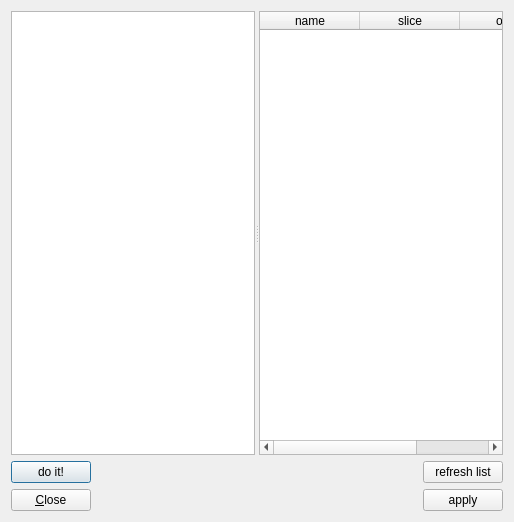
<?xml version="1.0" encoding="UTF-8"?>
<ui version="4.0">
 <class>linkTrack</class>
 <widget class="QDialog" name="linkTrack">
  <property name="geometry">
   <rect>
    <x>0</x>
    <y>0</y>
    <width>514</width>
    <height>522</height>
   </rect>
  </property>
  <property name="windowTitle">
   <string>link_track</string>
  </property>
  <layout class="QVBoxLayout" name="verticalLayout">
   <item>
    <widget class="QSplitter" name="splitter">
     <property name="orientation">
      <enum>Qt::Horizontal</enum>
     </property>
     <widget class="PlotWidget" name="graphicsView"/>
     <widget class="QTableWidget" name="tableWidget">
      <column>
       <property name="text">
        <string>name</string>
       </property>
      </column>
      <column>
       <property name="text">
        <string>slice</string>
       </property>
      </column>
      <column>
       <property name="text">
        <string>order</string>
       </property>
      </column>
     </widget>
    </widget>
   </item>
   <item>
    <layout class="QHBoxLayout" name="horizontalLayout">
     <item>
      <widget class="QPushButton" name="doit_pushButton">
       <property name="text">
        <string>do it!</string>
       </property>
      </widget>
     </item>
     <item>
      <spacer name="horizontalSpacer">
       <property name="orientation">
        <enum>Qt::Horizontal</enum>
       </property>
       <property name="sizeHint" stdset="0">
        <size>
         <width>40</width>
         <height>20</height>
        </size>
       </property>
      </spacer>
     </item>
     <item>
      <widget class="QPushButton" name="refresh_pushButton">
       <property name="text">
        <string>refresh list</string>
       </property>
      </widget>
     </item>
    </layout>
   </item>
   <item>
    <layout class="QHBoxLayout" name="horizontalLayout_2">
     <item>
      <widget class="QPushButton" name="closeButton">
       <property name="text">
        <string>&amp;Close</string>
       </property>
      </widget>
     </item>
     <item>
      <spacer name="horizontalSpacer_2">
       <property name="orientation">
        <enum>Qt::Horizontal</enum>
       </property>
       <property name="sizeHint" stdset="0">
        <size>
         <width>40</width>
         <height>20</height>
        </size>
       </property>
      </spacer>
     </item>
     <item>
      <widget class="QPushButton" name="apply_pushButton">
       <property name="text">
        <string>apply</string>
       </property>
      </widget>
     </item>
    </layout>
   </item>
  </layout>
 </widget>
 <customwidgets>
  <customwidget>
   <class>PlotWidget</class>
   <extends>QGraphicsView</extends>
   <header>pyqtgraph</header>
  </customwidget>
 </customwidgets>
 <resources/>
 <connections/>
</ui>
